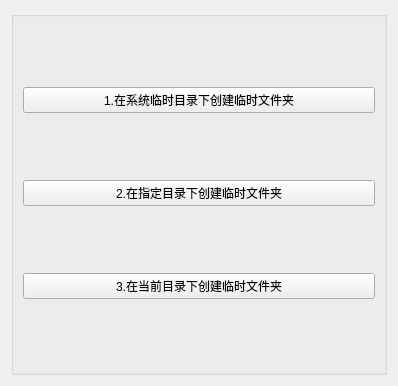
      <widget class="QWidget" name="pageTempDir">
       <property name="geometry">
        <rect>
         <x>0</x>
         <y>0</y>
         <width>398</width>
         <height>386</height>
        </rect>
       </property>
       <attribute name="icon">
        <iconset resource="res.qrc">
         <normaloff>:/images/images/806.bmp</normaloff>:/images/images/806.bmp</iconset>
       </attribute>
       <attribute name="label">
        <string>QTemporaryDir类</string>
       </attribute>
       <layout class="QHBoxLayout" name="horizontalLayout_2">
        <item>
         <widget class="QGroupBox" name="groupBox_5">
          <property name="toolTip">
           <string/>
          </property>
          <property name="title">
           <string/>
          </property>
          <layout class="QVBoxLayout" name="verticalLayout_7">
           <item>
            <widget class="QPushButton" name="pushButton_21">
             <property name="minimumSize">
              <size>
               <width>0</width>
               <height>25</height>
              </size>
             </property>
             <property name="toolTip">
              <string>在QDir::tempPath()返回的系统临时目录下创建临时文件夹</string>
             </property>
             <property name="text">
              <string>1.在系统临时目录下创建临时文件夹</string>
             </property>
            </widget>
           </item>
           <item>
            <widget class="QPushButton" name="pushButton_67">
             <property name="minimumSize">
              <size>
               <width>0</width>
               <height>25</height>
              </size>
             </property>
             <property name="toolTip">
              <string>在指定目录下创建临时文件夹</string>
             </property>
             <property name="text">
              <string>2.在指定目录下创建临时文件夹</string>
             </property>
            </widget>
           </item>
           <item>
            <widget class="QPushButton" name="pushButton_68">
             <property name="minimumSize">
              <size>
               <width>0</width>
               <height>25</height>
              </size>
             </property>
             <property name="toolTip">
              <string>在QDir::currentPath()表示的当前目录下创建临时文件夹</string>
             </property>
             <property name="text">
              <string>3.在当前目录下创建临时文件夹</string>
             </property>
            </widget>
           </item>
          </layout>
         </widget>
        </item>
       </layout>
      </widget>
